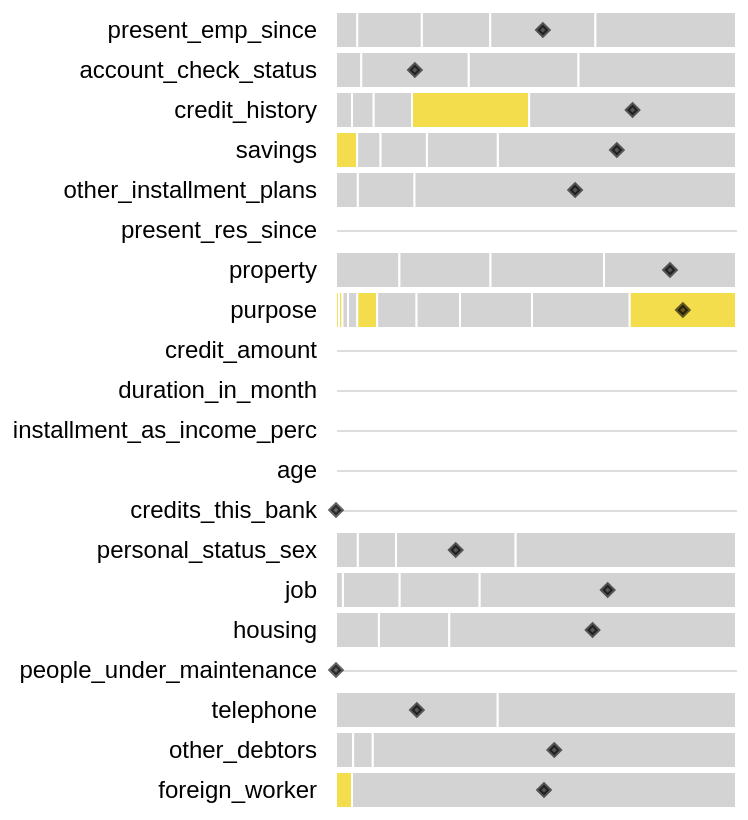

Notebook cell for this chart:
### Code cell
def dot_on_categories(dataframe,sort_by_rules=True):
    base =alt.Chart(
        dataframe
    ).transform_stack(
        stack='count',
        as_=['count_start','count_end'],
        groupby=['rname'],
        sort=[alt.SortField('count', 'ascending')]
    ).transform_calculate(
        midStack='(datum.count_start+datum.count_end)/2'
    )
    
    bar = base.mark_bar(stroke='white').encode(
        x='count_start:Q',
        x2='count_end:Q',
        y=alt.Y('rname:N',sort=["is_continuous", "feature_importance"]),
        detail='index:N',
        color=alt.condition('datum.is_continuous',alt.value("#f4dd4d"),alt.value('lightgrey')),
        tooltip=[alt.Tooltip('category')]
    )
    
    dot= base.mark_point(
        color='black',
        shape='diamond',
        fill='black',
        size=30
    ).encode(
        x='midStack:Q',
        y=alt.Y('rname:N',sort=["is_continuous", "feature_importance"]),
        detail='index:N',
        opacity=alt.condition('datum.inst==1',alt.value(0.6),alt.value(0))
    )

    return (bar+dot).properties(
        width=200,
    ).configure_axisX(
        disable=True
    ).configure_axisY(
        labelPadding=10,
        labelFontSize=12,
        domain=False,
        ticks=False,
        title=None
    ).configure_axis(
        grid=True
    ).configure_view(
        strokeWidth=0,
        stroke='lightgray'
    )
dot_on_categories(df_v)

### Figure 1 — Vega-Lite specification as saved in the notebook (floating-point values rounded to 4 significant figures)
{"config": {"view": {"continuousWidth": 400, "continuousHeight": 300, "stroke": "lightgray", "strokeWidth": 0}, "axis": {"grid": true}, "axisX": {"disable": true}, "axisY": {"domain": false, "labelFontSize": 12, "labelPadding": 10, "ticks": false, "title": null}}, "layer": [{"mark": {"type": "bar", "stroke": "white"}, "encoding": {"color": {"condition": {"value": "#f4dd4d", "test": "datum.is_continuous"}, "value": "lightgrey"}, "detail": {"field": "index", "type": "nominal"}, "tooltip": [{"field": "category", "type": "nominal"}], "x": {"field": "count_start", "type": "quantitative"}, "x2": {"field": "count_end"}, "y": {"field": "rname", "sort": ["is_continuous", "feature_importance"], "type": "nominal"}}, "transform": [{"groupby": ["rname"], "stack": "count", "sort": [{"field": "count", "order": "ascending"}], "as": ["count_start", "count_end"]}, {"calculate": "(datum.count_start+datum.count_end)/2", "as": "midStack"}]}, {"mark": {"type": "point", "color": "black", "fill": "black", "shape": "diamond", "size": 30}, "encoding": {"detail": {"field": "index", "type": "nominal"}, "opacity": {"condition": {"value": 0.6, "test": "datum.inst==1"}, "value": 0}, "x": {"field": "midStack", "type": "quantitative"}, "y": {"field": "rname", "sort": ["is_continuous", "feature_importance"], "type": "nominal"}}, "transform": [{"groupby": ["rname"], "stack": "count", "sort": [{"field": "count", "order": "ascending"}], "as": ["count_start", "count_end"]}, {"calculate": "(datum.count_start+datum.count_end)/2", "as": "midStack"}]}], "data": {"name": "data-050a31fde5ae2987c35efc98c55c0269"}, "width": 200, "$schema": "https://vega.github.io/schema/vega-lite/v4.17.0.json", "datasets": {"data-050a31fde5ae2987c35efc98c55c0269": [{"type": "categorical", "name": "present_emp_since=... < 1 year ", "rname": "present_emp_since", "min": null, "max": null, "q1": null, "median": null, "q3": null, "mean": null, "std": null, "feature_importance": -0.06048, "category": "... < 1 year ", "count": 120.0, "inst": 0, "op": null, "thr": null, "is_continuous": null, "thr2": null}, {"type": "categorical", "name": "account_check_status=no checking account", "rname": "account_check_status", "min": null, "max": null, "q1": null, "median": null, "q3": null, "mean": null, "std": null, "feature_importance": 0.05974, "category": "no checking account", "count": 276.0, "inst": 0, "op": null, "thr": null, "is_continuous": null, "thr2": null}, {"type": "categorical", "name": "credit_history=critical account/ other credits existing (not at this bank)", "rname": "credit_history", "min": null, "max": null, "q1": null, "median": null, "q3": null, "mean": null, "std": null, "feature_importance": 0.04423, "category": "critical account/ other credits existing (not at this bank)", "count": 205.0, "inst": 0, "op": "<=", "thr": 0.9086, "is_continuous": true, "thr2": null}, {"type": "categorical", "name": "savings=.. >= 1000 DM ", "rname": "savings", "min": null, "max": null, "q1": null, "median": null, "q3": null, "mean": null, "std": null, "feature_importance": 0.03739, "category": ".. >= 1000 DM ", "count": 37.0, "inst": 0, "op": "<=", "thr": 0.7177, "is_continuous": true, "thr2": null}, {"type": "categorical", "name": "other_installment_plans=none", "rname": "other_installment_plans", "min": null, "max": null, "q1": null, "median": null, "q3": null, "mean": null, "std": null, "feature_importance": -0.02607, "category": "none", "count": 563.0, "inst": 1, "op": null, "thr": null, "is_continuous": null, "thr2": null}, {"type": "numeric", "name": "present_res_since", "rname": "present_res_since", "min": 1.0, "max": 4.0, "q1": 2.0, "median": 2.0, "q3": 4.0, "mean": 2.82, "std": 1.097, "feature_importance": 0.02349, "category": null, "count": null, "inst": 4, "op": null, "thr": null, "is_continuous": null, "thr2": null}, {"type": "categorical", "name": "property=real estate", "rname": "property", "min": null, "max": null, "q1": null, "median": null, "q3": null, "mean": null, "std": null, "feature_importance": 0.02094, "category": "real estate", "count": 199.0, "inst": 0, "op": null, "thr": null, "is_continuous": null, "thr2": null}, {"type": "categorical", "name": "other_installment_plans=bank", "rname": "other_installment_plans", "min": null, "max": null, "q1": null, "median": null, "q3": null, "mean": null, "std": null, "feature_importance": 0.01955, "category": "bank", "count": 99.0, "inst": 0, "op": null, "thr": null, "is_continuous": null, "thr2": null}, {"type": "categorical", "name": "savings=... < 100 DM", "rname": "savings", "min": null, "max": null, "q1": null, "median": null, "q3": null, "mean": null, "std": null, "feature_importance": 0.01674, "category": "... < 100 DM", "count": 417.0, "inst": 1, "op": null, "thr": null, "is_continuous": null, "thr2": null}, {"type": "categorical", "name": "purpose=car (new)", "rname": "purpose", "min": null, "max": null, "q1": null, "median": null, "q3": null, "mean": null, "std": null, "feature_importance": 0.0133, "category": "car (new)", "count": 171.0, "inst": 0, "op": null, "thr": null, "is_continuous": null, "thr2": null}, {"type": "numeric", "name": "credit_amount", "rname": "credit_amount", "min": 338.0, "max": 15940.0, "q1": 1361.0, "median": 1361.0, "q3": 3974.0, "mean": 3201.0, "std": 2675.0, "feature_importance": 0.0112, "category": null, "count": null, "inst": 1967, "op": ">", "thr": -439.6, "is_continuous": true, "thr2": 15940.0}, {"type": "categorical", "name": "account_check_status=< 0 DM", "rname": "account_check_status", "min": null, "max": null, "q1": null, "median": null, "q3": null, "mean": null, "std": null, "feature_importance": 0.01055, "category": "< 0 DM", "count": 192.0, "inst": 0, "op": null, "thr": null, "is_continuous": null, "thr2": null}, {"type": "categorical", "name": "purpose=radio/television", "rname": "purpose", "min": null, "max": null, "q1": null, "median": null, "q3": null, "mean": null, "std": null, "feature_importance": -0.0102, "category": "radio/television", "count": 126.0, "inst": 0, "op": null, "thr": null, "is_continuous": null, "thr2": null}, {"type": "numeric", "name": "duration_in_month", "rname": "duration_in_month", "min": 4.0, "max": 60.0, "q1": 12.0, "median": 12.0, "q3": 24.0, "mean": 20.77, "std": 11.96, "feature_importance": -0.009361, "category": null, "count": null, "inst": 24, "op": ">", "thr": -1.941, "is_continuous": true, "thr2": 60.0}, {"type": "numeric", "name": "installment_as_income_perc", "rname": "installment_as_income_perc", "min": 1.0, "max": 4.0, "q1": 2.0, "median": 2.0, "q3": 4.0, "mean": 2.939, "std": 1.124, "feature_importance": -0.009277, "category": null, "count": null, "inst": 4, "op": null, "thr": null, "is_continuous": null, "thr2": null}, {"type": "categorical", "name": "account_check_status=0 <= ... < 200 DM", "rname": "account_check_status", "min": null, "max": null, "q1": null, "median": null, "q3": null, "mean": null, "std": null, "feature_importance": 0.008943, "category": "0 <= ... < 200 DM", "count": 188.0, "inst": 1, "op": null, "thr": null, "is_continuous": null, "thr2": null}, {"type": "categorical", "name": "property=if not A121/A122 : car or other, not in attribute 6", "rname": "property", "min": null, "max": null, "q1": null, "median": null, "q3": null, "mean": null, "std": null, "feature_importance": 0.007475, "category": "if not A121/A122 : car or other, not in attribute 6", "count": 231.0, "inst": 1, "op": null, "thr": null, "is_continuous": null, "thr2": null}, {"type": "numeric", "name": "age", "rname": "age", "min": 19.0, "max": 75.0, "q1": 27.0, "median": 27.0, "q3": 41.25, "mean": 35.47, "std": 10.95, "feature_importance": 0.00717, "category": null, "count": null, "inst": 20, "op": "<=", "thr": 20.73, "is_continuous": true, "thr2": 19.0}, {"type": "categorical", "name": "property=unknown / no property", "rname": "property", "min": null, "max": null, "q1": null, "median": null, "q3": null, "mean": null, "std": null, "feature_importance": 0.007158, "category": "unknown / no property", "count": 111.0, "inst": 0, "op": null, "thr": null, "is_continuous": null, "thr2": null}, {"type": "numeric", "name": "credits_this_bank", "rname": "credits_this_bank", "min": 1.0, "max": 4.0, "q1": 1.0, "median": 1.0, "q3": 2.0, "mean": 1.403, "std": 0.5564, "feature_importance": -0.006749, "category": null, "count": null, "inst": 1, "op": null, "thr": null, "is_continuous": null, "thr2": null}, {"type": "categorical", "name": "purpose=domestic appliances", "rname": "purpose", "min": null, "max": null, "q1": null, "median": null, "q3": null, "mean": null, "std": null, "feature_importance": -0.006458, "category": "domestic appliances", "count": 186.0, "inst": 1, "op": "<=", "thr": 1.015, "is_continuous": true, "thr2": null}, {"type": "categorical", "name": "savings=unknown/ no savings account", "rname": "savings", "min": null, "max": null, "q1": null, "median": null, "q3": null, "mean": null, "std": null, "feature_importance": -0.00642, "category": "unknown/ no savings account", "count": 124.0, "inst": 0, "op": null, "thr": null, "is_continuous": null, "thr2": null}, {"type": "categorical", "name": "other_installment_plans=stores", "rname": "other_installment_plans", "min": null, "max": null, "q1": null, "median": null, "q3": null, "mean": null, "std": null, "feature_importance": -0.006285, "category": "stores", "count": 38.0, "inst": 0, "op": null, "thr": null, "is_continuous": null, "thr2": null}, {"type": "categorical", "name": "personal_status_sex=male : single", "rname": "personal_status_sex", "min": null, "max": null, "q1": null, "median": null, "q3": null, "mean": null, "std": null, "feature_importance": 0.006018, "category": "male : single", "count": 386.0, "inst": 0, "op": null, "thr": null, "is_continuous": null, "thr2": null}, {"type": "categorical", "name": "credit_history=all credits at this bank paid back duly", "rname": "credit_history", "min": null, "max": null, "q1": null, "median": null, "q3": null, "mean": null, "std": null, "feature_importance": 0.00601, "category": "all credits at this bank paid back duly", "count": 38.0, "inst": 0, "op": null, "thr": null, "is_continuous": null, "thr2": null}, {"type": "categorical", "name": "job=skilled employee / official", "rname": "job", "min": null, "max": null, "q1": null, "median": null, "q3": null, "mean": null, "std": null, "feature_importance": -0.00595, "category": "skilled employee / official", "count": 449.0, "inst": 1, "op": null, "thr": null, "is_continuous": null, "thr2": null}, {"type": "categorical", "name": "housing=own", "rname": "housing", "min": null, "max": null, "q1": null, "median": null, "q3": null, "mean": null, "std": null, "feature_importance": 0.005832, "category": "own", "count": 502.0, "inst": 1, "op": null, "thr": null, "is_continuous": null, "thr2": null}, {"type": "categorical", "name": "purpose=(vacation - does not exist?)", "rname": "purpose", "min": null, "max": null, "q1": null, "median": null, "q3": null, "mean": null, "std": null, "feature_importance": 0.005346, "category": "(vacation - does not exist?)", "count": 35.0, "inst": 0, "op": "<=", "thr": 0.4623, "is_continuous": true, "thr2": null}, {"type": "categorical", "name": "present_emp_since=4 <= ... < 7 years", "rname": "present_emp_since", "min": null, "max": null, "q1": null, "median": null, "q3": null, "mean": null, "std": null, "feature_importance": -0.004704, "category": "4 <= ... < 7 years", "count": 113.0, "inst": 0, "op": null, "thr": null, "is_continuous": null, "thr2": null}, {"type": "categorical", "name": "savings=500 <= ... < 1000 DM ", "rname": "savings", "min": null, "max": null, "q1": null, "median": null, "q3": null, "mean": null, "std": null, "feature_importance": 0.004332, "category": "500 <= ... < 1000 DM ", "count": 41.0, "inst": 0, "op": null, "thr": null, "is_continuous": null, "thr2": null}, {"type": "categorical", "name": "present_emp_since=.. >= 7 years", "rname": "present_emp_since", "min": null, "max": null, "q1": null, "median": null, "q3": null, "mean": null, "std": null, "feature_importance": 0.0042, "category": ".. >= 7 years", "count": 184.0, "inst": 1, "op": null, "thr": null, "is_continuous": null, "thr2": null}, {"type": "categorical", "name": "personal_status_sex=female : divorced/separated/married", "rname": "personal_status_sex", "min": null, "max": null, "q1": null, "median": null, "q3": null, "mean": null, "std": null, "feature_importance": 0.003603, "category": "female : divorced/separated/married", "count": 209.0, "inst": 1, "op": null, "thr": null, "is_continuous": null, "thr2": null}, {"type": "categorical", "name": "housing=rent", "rname": "housing", "min": null, "max": null, "q1": null, "median": null, "q3": null, "mean": null, "std": null, "feature_importance": 0.003469, "category": "rent", "count": 123.0, "inst": 0, "op": null, "thr": null, "is_continuous": null, "thr2": null}, {"type": "categorical", "name": "credit_history=no credits taken/ all credits paid back duly", "rname": "credit_history", "min": null, "max": null, "q1": null, "median": null, "q3": null, "mean": null, "std": null, "feature_importance": 0.003352, "category": "no credits taken/ all credits paid back duly", "count": 28.0, "inst": 0, "op": null, "thr": null, "is_continuous": null, "thr2": null}, {"type": "categorical", "name": "personal_status_sex=male : married/widowed", "rname": "personal_status_sex", "min": null, "max": null, "q1": null, "median": null, "q3": null, "mean": null, "std": null, "feature_importance": 0.002606, "category": "male : married/widowed", "count": 67.0, "inst": 0, "op": null, "thr": null, "is_continuous": null, "thr2": null}, {"type": "categorical", "name": "personal_status_sex=male : divorced/separated", "rname": "personal_status_sex", "min": null, "max": null, "q1": null, "median": null, "q3": null, "mean": null, "std": null, "feature_importance": 0.002574, "category": "male : divorced/separated", "count": 38.0, "inst": 0, "op": null, "thr": null, "is_continuous": null, "thr2": null}, {"type": "categorical", "name": "present_emp_since=1 <= ... < 4 years", "rname": "present_emp_since", "min": null, "max": null, "q1": null, "median": null, "q3": null, "mean": null, "std": null, "feature_importance": 0.00253, "category": "1 <= ... < 4 years", "count": 246.0, "inst": 0, "op": null, "thr": null, "is_continuous": null, "thr2": null}, {"type": "categorical", "name": "property=if not A121 : building society savings agreement/ life insurance", "rname": "property", "min": null, "max": null, "q1": null, "median": null, "q3": null, "mean": null, "std": null, "feature_importance": 0.00243, "category": "if not A121 : building society savings agreement/ life insurance", "count": 159.0, "inst": 0, "op": null, "thr": null, "is_continuous": null, "thr2": null}, {"type": "categorical", "name": "job=unskilled - resident", "rname": "job", "min": null, "max": null, "q1": null, "median": null, "q3": null, "mean": null, "std": null, "feature_importance": 0.00215, "category": "unskilled - resident", "count": 140.0, "inst": 0, "op": null, "thr": null, "is_continuous": null, "thr2": null}, {"type": "categorical", "name": "job=management/ self-employed/ highly qualified employee/ officer", "rname": "job", "min": null, "max": null, "q1": null, "median": null, "q3": null, "mean": null, "std": null, "feature_importance": 0.002072, "category": "management/ self-employed/ highly qualified employee/ officer", "count": 99.0, "inst": 0, "op": null, "thr": null, "is_continuous": null, "thr2": null}, {"type": "numeric", "name": "people_under_maintenance", "rname": "people_under_maintenance", "min": 1.0, "max": 2.0, "q1": 1.0, "median": 1.0, "q3": 1.0, "mean": 1.159, "std": 0.3655, "feature_importance": 0.001628, "category": null, "count": null, "inst": 1, "op": "<=", "thr": -0.0132, "is_continuous": true, "thr2": 1.0}, {"type": "categorical", "name": "purpose=business", "rname": "purpose", "min": null, "max": null, "q1": null, "median": null, "q3": null, "mean": null, "std": null, "feature_importance": 0.001598, "category": "business", "count": 69.0, "inst": 0, "op": null, "thr": null, "is_continuous": null, "thr2": null}, {"type": "categorical", "name": "telephone=yes, registered under the customers name ", "rname": "telephone", "min": null, "max": null, "q1": null, "median": null, "q3": null, "mean": null, "std": null, "feature_importance": 0.001515, "category": "yes, registered under the customers name ", "count": 283.0, "inst": 1, "op": null, "thr": null, "is_continuous": null, "thr2": null}, {"type": "categorical", "name": "other_debtors=co-applicant", "rname": "other_debtors", "min": null, "max": null, "q1": null, "median": null, "q3": null, "mean": null, "std": null, "feature_importance": 0.00127, "category": "co-applicant", "count": 30.0, "inst": 0, "op": null, "thr": null, "is_continuous": null, "thr2": null}, {"type": "categorical", "name": "account_check_status=>= 200 DM / salary assignments for at least 1 year", "rname": "account_check_status", "min": null, "max": null, "q1": null, "median": null, "q3": null, "mean": null, "std": null, "feature_importance": 0.001189, "category": ">= 200 DM / salary assignments for at least 1 year", "count": 44.0, "inst": 0, "op": null, "thr": null, "is_continuous": null, "thr2": null}, {"type": "categorical", "name": "present_emp_since=unemployed", "rname": "present_emp_since", "min": null, "max": null, "q1": null, "median": null, "q3": null, "mean": null, "std": null, "feature_importance": 0.001089, "category": "unemployed", "count": 37.0, "inst": 0, "op": null, "thr": null, "is_continuous": null, "thr2": null}, {"type": "categorical", "name": "credit_history=delay in paying off in the past", "rname": "credit_history", "min": null, "max": null, "q1": null, "median": null, "q3": null, "mean": null, "std": null, "feature_importance": 0.0008232, "category": "delay in paying off in the past", "count": 67.0, "inst": 0, "op": null, "thr": null, "is_continuous": null, "thr2": null}, {"type": "categorical", "name": "foreign_worker=yes", "rname": "foreign_worker", "min": null, "max": null, "q1": null, "median": null, "q3": null, "mean": null, "std": null, "feature_importance": -0.0006219, "category": "yes", "count": 672.0, "inst": 1, "op": null, "thr": null, "is_continuous": null, "thr2": null}, {"type": "categorical", "name": "job=unemployed/ unskilled - non-resident", "rname": "job", "min": null, "max": null, "q1": null, "median": null, "q3": null, "mean": null, "std": null, "feature_importance": 0.0005959, "category": "unemployed/ unskilled - non-resident", "count": 12.0, "inst": 0, "op": null, "thr": null, "is_continuous": null, "thr2": null}, {"type": "categorical", "name": "other_debtors=none", "rname": "other_debtors", "min": null, "max": null, "q1": null, "median": null, "q3": null, "mean": null, "std": null, "feature_importance": -0.0005391, "category": "none", "count": 636.0, "inst": 1, "op": null, "thr": null, "is_continuous": null, "thr2": null}, {"type": "categorical", "name": "foreign_worker=no", "rname": "foreign_worker", "min": null, "max": null, "q1": null, "median": null, "q3": null, "mean": null, "std": null, "feature_importance": -0.0003964, "category": "no", "count": 28.0, "inst": 0, "op": "<=", "thr": 0.7168, "is_continuous": true, "thr2": null}, {"type": "categorical", "name": "purpose=car (used)", "rname": "purpose", "min": null, "max": null, "q1": null, "median": null, "q3": null, "mean": null, "std": null, "feature_importance": -0.0003373, "category": "car (used)", "count": 76.0, "inst": 0, "op": null, "thr": null, "is_continuous": null, "thr2": null}, {"type": "categorical", "name": "savings=100 <= ... < 500 DM", "rname": "savings", "min": null, "max": null, "q1": null, "median": null, "q3": null, "mean": null, "std": null, "feature_importance": -0.0002713, "category": "100 <= ... < 500 DM", "count": 81.0, "inst": 0, "op": null, "thr": null, "is_continuous": null, "thr2": null}, {"type": "categorical", "name": "telephone=none", "rname": "telephone", "min": null, "max": null, "q1": null, "median": null, "q3": null, "mean": null, "std": null, "feature_importance": 0.0002616, "category": "none", "count": 417.0, "inst": 0, "op": null, "thr": null, "is_continuous": null, "thr2": null}, {"type": "categorical", "name": "purpose=education", "rname": "purpose", "min": null, "max": null, "q1": null, "median": null, "q3": null, "mean": null, "std": null, "feature_importance": -0.000193, "category": "education", "count": 16.0, "inst": 0, "op": null, "thr": null, "is_continuous": null, "thr2": null}, {"type": "categorical", "name": "other_debtors=guarantor", "rname": "other_debtors", "min": null, "max": null, "q1": null, "median": null, "q3": null, "mean": null, "std": null, "feature_importance": -0.000129, "category": "guarantor", "count": 34.0, "inst": 0, "op": null, "thr": null, "is_continuous": null, "thr2": null}, {"type": "categorical", "name": "purpose=repairs", "rname": "purpose", "min": null, "max": null, "q1": null, "median": null, "q3": null, "mean": null, "std": null, "feature_importance": -9.141e-05, "category": "repairs", "count": 10.0, "inst": 0, "op": null, "thr": null, "is_continuous": null, "thr2": null}, {"type": "categorical", "name": "housing=for free", "rname": "housing", "min": null, "max": null, "q1": null, "median": null, "q3": null, "mean": null, "std": null, "feature_importance": 5.634e-05, "category": "for free", "count": 75.0, "inst": 0, "op": null, "thr": null, "is_continuous": null, "thr2": null}, {"type": "categorical", "name": "credit_history=existing credits paid back duly till now", "rname": "credit_history", "min": null, "max": null, "q1": null, "median": null, "q3": null, "mean": null, "std": null, "feature_importance": -5.291e-05, "category": "existing credits paid back duly till now", "count": 362.0, "inst": 1, "op": null, "thr": null, "is_continuous": null, "thr2": null}, {"type": "categorical", "name": "purpose=furniture/equipment", "rname": "purpose", "min": null, "max": null, "q1": null, "median": null, "q3": null, "mean": null, "std": null, "feature_importance": -3.433e-05, "category": "furniture/equipment", "count": 6.0, "inst": 0, "op": "<=", "thr": 0.1837, "is_continuous": true, "thr2": null}, {"type": "categorical", "name": "purpose=retraining", "rname": "purpose", "min": null, "max": null, "q1": null, "median": null, "q3": null, "mean": null, "std": null, "feature_importance": -1.882e-05, "category": "retraining", "count": 5.0, "inst": 0, "op": "<=", "thr": 0.1152, "is_continuous": true, "thr2": null}]}}
